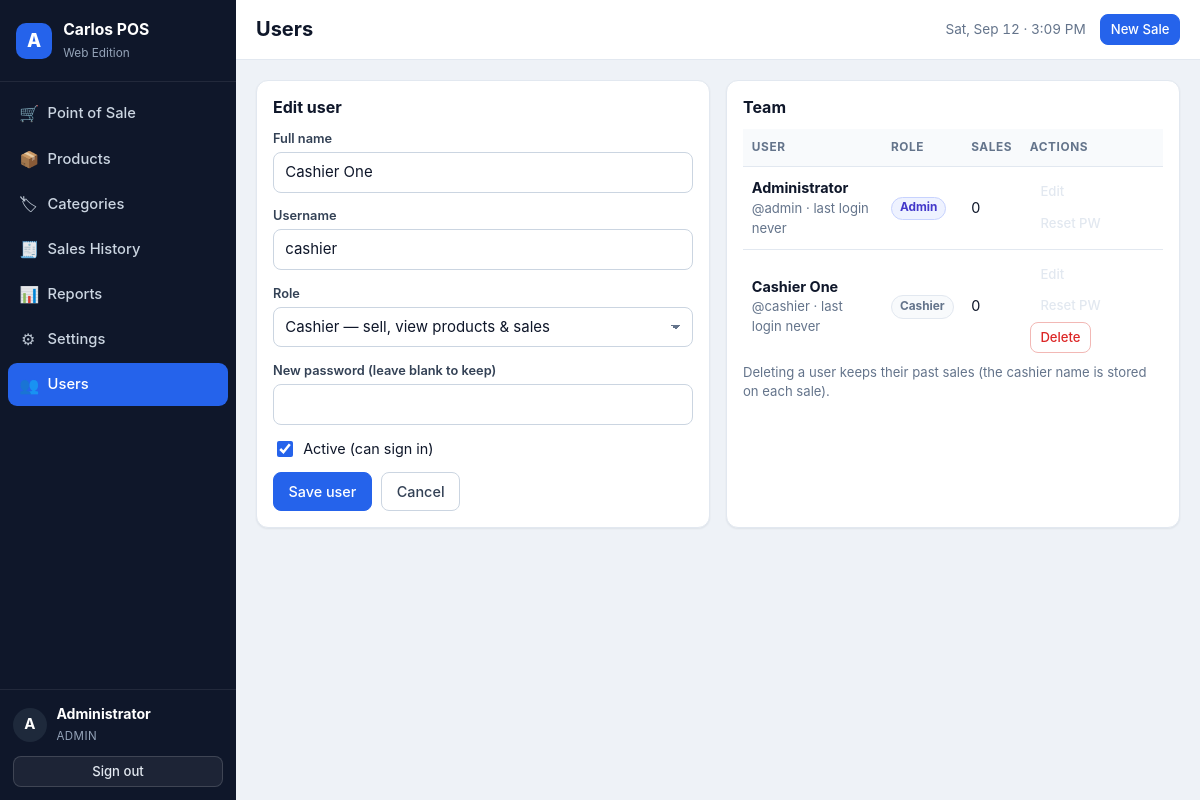
/index.php?page=users&action=edit&id=2 (signed in), run on the app's committed database.
### tables this page shows
CREATE TABLE IF NOT EXISTS `users` (
  `id`            INT UNSIGNED NOT NULL AUTO_INCREMENT,
  `name`          VARCHAR(100) NOT NULL,
  `username`      VARCHAR(50)  NOT NULL,
  `password_hash` VARCHAR(255) NOT NULL,
  `role`          ENUM('admin','cashier') NOT NULL DEFAULT 'cashier',
  `active`        TINYINT(1)   NOT NULL DEFAULT 1,
  `last_login`    DATETIME NULL DEFAULT NULL,
  `created_at`    DATETIME NOT NULL DEFAULT CURRENT_TIMESTAMP,
  PRIMARY KEY (`id`),
  UNIQUE KEY `uq_users_username` (`username`)
);

### app/helpers.php (called while the page is built, shortened)
<?php
function e($value)
{
    return htmlspecialchars((string) $value, ENT_QUOTES | ENT_SUBSTITUTE, 'UTF-8');
}
function base_url($path = '')
{
    static $base = null;
    if ($base === null) {
        if (BASE_URL !== '') {
            $base = rtrim(BASE_URL, '/');
        } else {
            $script = $_SERVER['SCRIPT_NAME'] ?? '/index.php';
            $dir    = str_replace('\\', '/', dirname($script));
            $base   = ($dir === '/' || $dir === '.') ? '' : rtrim($dir, '/');
        }
    }
    return $base . '/' . ltrim((string) $path, '/');
}
function asset($path)
{
    return base_url('assets/' . ltrim($path, '/'));
}
function is_post()
{
    return ($_SERVER['REQUEST_METHOD'] ?? 'GET') === 'POST';
}
function get($key, $default = '')
{
    return isset($_GET[$key]) ? (is_string($_GET[$key]) ? trim($_GET[$key]) : $_GET[$key]) : $default;
}
function is_logged_in()
{
    return !empty($_SESSION['user_id']);
}
function current_user()
{
    static $user = false;
    if ($user === false) {
        $user = null;
        if (is_logged_in()) {
            $user = db_one('SELECT id, name, username, role, active FROM users WHERE id = ? AND active = 1',
                           [(int) $_SESSION['user_id']]);
        }
    }
    return $user;
}
function require_login()
{
    current_user();
}
function require_admin()
{
    $u = current_user();
}
function initial($name)
{
    $name = trim((string) $name);
    return function_exists('mb_substr')
        ? mb_strtoupper(mb_substr($name, 0, 1))
        : strtoupper(substr($name, 0, 1));
}

### app/controllers/settings.php (called while the page is built, shortened)
<?php
function users_controller()
{
    $action = get('action', 'list');
    $rows = db_all(
        'SELECT u.*, (SELECT COUNT(*) FROM sales s WHERE s.user_id = u.id) AS sale_count
           FROM users u ORDER BY u.role, u.name'
    );
    return [
        'title' => 'Users',
        'rows'  => $rows,
        'edit'  => ((int) get('id', 0)) ? db_one('SELECT * FROM users WHERE id = ?', [(int) get('id')]) : null,
    ];
}

### app/db.php (called while the page is built, shortened)
<?php
function db()
{
    static $pdo = null;
    if ($pdo === null) {
        $dsn = 'mysql:host=' . DB_HOST . ';dbname=' . DB_NAME . ';charset=' . DB_CHARSET;
        $pdo = new PDO($dsn, DB_USER, DB_PASS, [
            PDO::ATTR_ERRMODE            => PDO::ERRMODE_EXCEPTION,
            PDO::ATTR_DEFAULT_FETCH_MODE => PDO::FETCH_ASSOC,
            PDO::ATTR_EMULATE_PREPARES   => false,
        ]);
    }
    return $pdo;
}
function db_all($sql, $params = [])
{
    $st = db()->prepare($sql);
    $st->execute($params);
    return $st->fetchAll();
}
function db_one($sql, $params = [])
{
    $st = db()->prepare($sql);
    $st->execute($params);
    $row = $st->fetch();
    return $row === false ? null : $row;
}

### app/views/users.php (the view, shortened to what this page needs)
<div class="grid-2">
  <div class="card">
    <div class="card-head"><h3><?= $data['edit'] ? 'Edit user' : 'Add user' ?></h3></div>
    <form method="post" action="<?= e(base_url('index.php?page=users&action=save')) ?>" class="form">
      <label class="field"><span>Full name</span>
        <input class="input" type="text" name="name" required value="<?= e($data['edit']['name'] ?? '') ?>">
      </label>
      <label class="field"><span>Username</span>
        <input class="input" type="text" name="username" required value="<?= e($data['edit']['username'] ?? '') ?>">
      </label>
      <label class="field"><span>Role</span>
        <select class="input" name="role">
          <option value="cashier" <?= ($data['edit']['role'] ?? 'cashier') === 'cashier' ? 'selected' : '' ?>>Cashier — sell, view products &amp; sales</option>
        </select>
      </label>
      <label class="field"><span><?= $data['edit'] ? 'New password (leave blank to keep)' : 'Password' ?></span>
        <input class="input" type="password" name="password" minlength="6" <?= $data['edit'] ? '' : 'required' ?>>
      </label>
      <label class="check">
        <input type="checkbox" name="active" value="1" <?= !isset($data['edit']['active']) || $data['edit']['active'] ? 'checked' : '' ?>>
        <span>Active (can sign in)</span>
      </label>
      <div class="form-actions">
        <button class="btn btn-primary" type="submit"><?= $data['edit'] ? 'Save user' : 'Create user' ?></button>
        <?php if ($data['edit']): ?>
          <a class="btn btn-ghost" href="<?= e(base_url('index.php?page=users')) ?>">Cancel</a>
        <?php endif; ?>
      </div>
    </form>
  </div>
  <div class="card">
    <div class="card-head"><h3>Team</h3></div>
    <div class="table-wrap">
      <table class="table">
        <thead><tr><th>User</th><th>Role</th><th class="right">Sales</th><th class="right">Actions</th></tr></thead>
        <tbody>
        <?php foreach ($data['rows'] as $u): ?>
          <tr class="<?= $u['active'] ? '' : 'row-voided' ?>">
            <td>
              <strong><?= e($u['name']) ?></strong>
              <div class="muted small">@<?= e($u['username']) ?> · last login <?= e($u['last_login'] ? fmt_date($u['last_login']) : 'never') ?></div>
            </td>
            <td><span class="pill <?= $u['role'] === 'admin' ? 'pill-card' : 'pill-muted' ?>"><?= e(ucfirst($u['role'])) ?></span></td>
            <td class="right"><?= e($u['sale_count']) ?></td>
            <td class="right">
              <a class="btn btn-sm btn-ghost" href="<?= e(base_url('index.php?page=users&action=edit&id=' . $u['id'])) ?>">Edit</a>
              <button class="btn btn-sm btn-ghost" type="button" data-reset-user="<?= e($u['id']) ?>" data-user-name="<?= e($u['name']) ?>">Reset&nbsp;PW</button>
              <?php if ((int) $u['id'] !== (int) current_user()['id']): ?>
                <form method="post" action="<?= e(base_url('index.php?page=users&action=delete')) ?>" class="inline">
                  <button class="btn btn-sm btn-danger" type="submit" data-confirm="Delete user &quot;<?= e($u['name']) ?>&quot;?">Delete</button>
                </form>
              <?php endif; ?>
            </td>
          </tr>
        <?php endforeach; ?>
        </tbody>
      </table>
    </div>
    <p class="muted small">Deleting a user keeps their past sales (the cashier name is stored on each sale).</p>
  </div>
</div>

### app/views/layout/header.php (shortened to what this page needs)
<?php
$user     = $layout === 'app' ? current_user() : null;
$title    = $data['title'] ?? ucfirst($page ?? 'POS');
$navItems = [
    'pos'        => ['Point of Sale', 'cart'],
    'products'   => ['Products',      'box'],
    'categories' => ['Categories',    'tag'],
    'sales'      => ['Sales History', 'receipt'],
    'reports'    => ['Reports',       'chart'],
    'settings'   => ['Settings',      'gear'],
    'users'      => ['Users',         'users'],
];
?>
<!DOCTYPE html>
<html lang="en">
<head>
<link rel="stylesheet" href="<?= e(asset('css/app.css')) ?>">
</head>
<body class="layout-<?= e($layout) ?><?= $page === 'pos' ? ' page-pos' : '' ?>">
<?php if ($layout === 'app'): ?>
<div class="app-shell">
  <aside class="sidebar" id="sidebar">
    <div class="brand">
      <div class="brand-mark">A</div>
      <div class="brand-text">
        <strong>Carlos POS</strong>
        <span>Web Edition</span>
      </div>
    </div>
    <nav class="nav">
      <?php foreach ($navItems as $key => [$label, $icon]): ?>
        <a class="nav-link<?= $page === $key ? ' active' : '' ?>" href="<?= e(base_url('index.php?page=' . $key)) ?>">
          <span class="ico ico-<?= e($icon) ?>" aria-hidden="true"></span>
          <span class="nav-label"><?= e($label) ?></span>
        </a>
      <?php endforeach; ?>
    </nav>
    <div class="sidebar-foot">
      <div class="who">
        <div class="avatar"><?= e(initial($user['name'])) ?></div>
        <div>
          <strong><?= e($user['name']) ?></strong>
          <span class="role"><?= e(ucfirst($user['role'])) ?></span>
        </div>
      </div>
      <a class="btn btn-ghost btn-sm" href="<?= e(base_url('index.php?page=logout')) ?>">Sign out</a>
    </div>
  </aside>
  <div class="main">
    <header class="topbar">
      <div class="topbar-title">
        <h1><?= e($title) ?></h1>
      </div>
      <div class="topbar-meta">
        <span class="clock" id="clock"><?= e(date('D, M d · h:i A')) ?></span>
        <a class="btn btn-primary btn-sm" href="<?= e(base_url('index.php?page=pos')) ?>">New Sale</a>
      </div>
    </header>
    <main class="content">
<?php endif; ?>

### data on the page
users: name "A", name "Administrator", role "ADMIN", username "admin", last_login "never", role "Admin", sale_count "0"
users: name "Cashier One", username "cashier", role "Cashier — sell, view products & sales", active "☑", last_login "never", role "Cashier", sale_count "0"

### other printed values
$label "Point of Sale"
$label "Products"
$label "Categories"
$label "Sales History"
$label "Reports"
$label "Settings"
$label "Users"
$title "Users"
